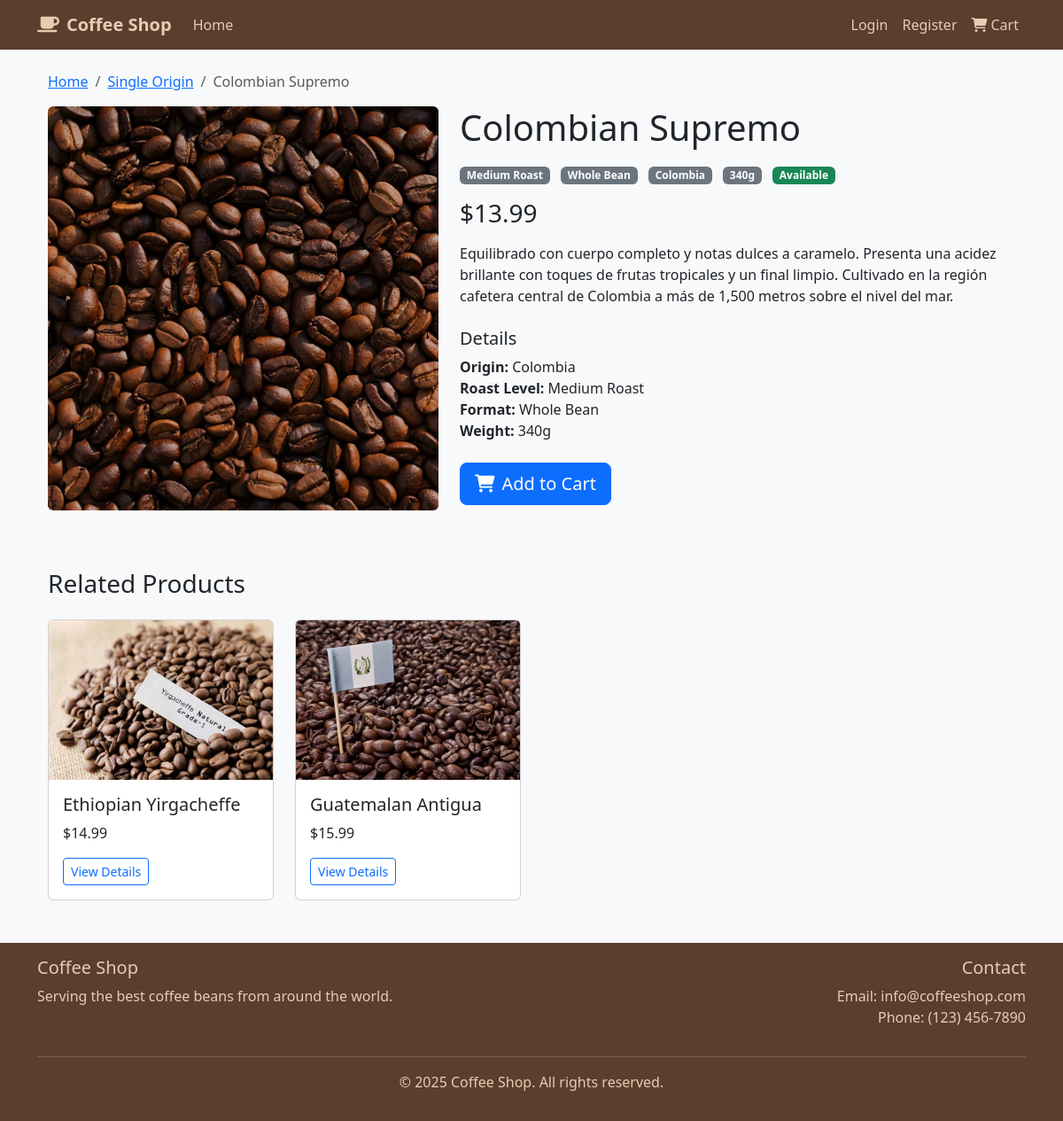
/product/5/, run on the app's committed database.
### store/models.py (models this page shows, shortened)
class Product(models.Model):
    ROAST_CHOICES = [
        ('light', 'Light Roast'),
        ('medium', 'Medium Roast'),
        ('dark', 'Dark Roast'),
        ('espresso', 'Espresso Roast'),
    ]
    FORMAT_CHOICES = [
        ('whole_bean', 'Whole Bean'),
        ('ground', 'Ground'),
        ('capsule', 'Capsules'),
    ]
    name = models.CharField(max_length=200)
    category = models.ForeignKey(Category, on_delete=models.CASCADE, related_name='products')
    description = models.TextField(max_length=2000)
    price = models.DecimalField(max_digits=8, decimal_places=2)
    stock = models.IntegerField(default=0)
    image = models.ImageField(
        upload_to=product_image_path,
        blank=True,
        null=True,
        validators=[validate_image],
        help_text="Upload product image (max 5MB, JPG/PNG/GIF only)"
    )
    roast_level = models.CharField(max_length=20, choices=ROAST_CHOICES)
    origin = models.CharField(max_length=100)
    format = models.CharField(max_length=20, choices=FORMAT_CHOICES)
    weight = models.IntegerField(help_text="Weight in grams")
    created_at = models.DateTimeField(auto_now_add=True)
    updated_at = models.DateTimeField(auto_now=True)
    is_available = models.BooleanField(default=True)
    class Meta:
        ordering = ['name']

class Category(models.Model):
    name = models.CharField(max_length=200, unique=True)
    description = models.TextField(blank=True, max_length=1000)
    class Meta:
        verbose_name_plural = 'Categories'
        ordering = ['name']

### store/views.py (the view)
# urls.py: path('product/<int:pk>/', views.customer_product_detail, name="customer_product_detail"),
def customer_product_detail(request, pk):
    try:
        logger.info(f"customer_product_detail llamado con pk={pk}")
        try:
            pk = int(pk)
            logger.info(f"pk convertido a entero: {pk}")
        except (ValueError, TypeError):
            logger.error(f"pk inválido: {pk} no es un número")
            raise Http404("Invalid product ID")
        logger.info(f"Buscando producto con pk={pk}")
        product = get_object_or_404(Product, pk=pk)
        logger.info(f"Producto encontrado: {product.name} (ID: {pk})")
        try:
            related_products = Product.objects.filter(
                category=product.category,
                is_available=True
            ).exclude(pk=pk)[:4]
            logger.info(f"Productos relacionados encontrados: {related_products.count()}")
        except Exception as e:
            logger.error(f"Error obteniendo productos relacionados: {str(e)}")
            related_products = []
        context = {
            'product': product,
            'related_products': related_products
        }
        logger.info(f"Renderizando template para producto {pk}")
        return render(request, 'store/customer_product_detail.html', context)
    except Http404:
        logger.warning(f"Producto con pk={pk} no encontrado - Http404")
        raise
    except Exception as e:
        logger.error(f"Error inesperado en customer_product_detail para pk={pk}: {str(e)}")
        if getattr(settings, 'DEBUG', False):
            raise e
        from django.http import Http404
        raise Http404(f"Product with ID {pk} not found")

### store/templates/store/customer_product_detail.html (shortened to what this page needs)
{% extends 'store/main.html' %}
{% load static %}
{% block content %}
<div class="container">
    <nav aria-label="breadcrumb">
        <ol class="breadcrumb">
            <li class="breadcrumb-item"><a href="{% url 'store' %}">Home</a></li>
            <li class="breadcrumb-item"><a href="{% url 'customer_category_detail' product.category.id %}">{{ product.category.name }}</a></li>
            <li class="breadcrumb-item active" aria-current="page">{{ product.name }}</li>
        </ol>
    </nav>
    <div class="row">
        <div class="col-md-5">
            {% if product.image %}
                <img src="{{ product.image.url }}" class="img-fluid rounded" alt="{{ product.name }}">
            {% else %}
                <img src="https://via.placeholder.com/500x500?text=Coffee+Product" class="img-fluid rounded" alt="{{ product.name }}">
            {% endif %}
        </div>
        <div class="col-md-7">
            <h1 class="mb-3">{{ product.name }}</h1>
            <div class="mb-3">
                <span class="badge bg-secondary me-2">{{ product.get_roast_level_display }}</span>
                <span class="badge bg-secondary me-2">{{ product.get_format_display }}</span>
                <span class="badge bg-secondary me-2">{{ product.origin }}</span>
                <span class="badge bg-secondary me-2">{{ product.weight }}g</span>
                <span class="badge {% if product.is_available %}bg-success{% else %}bg-danger{% endif %}">
                    {% if product.is_available %}Available{% else %}Not Available{% endif %}
                </span>
            </div>
            <h3 class="mb-3">${{ product.price }}</h3>
            <p class="mb-4">{{ product.description }}</p>
            <div class="mb-4">
                <h5>Details</h5>
                <ul class="list-unstyled">
                    <li><strong>Origin:</strong> {{ product.origin }}</li>
                    <li><strong>Roast Level:</strong> {{ product.get_roast_level_display }}</li>
                    <li><strong>Format:</strong> {{ product.get_format_display }}</li>
                    <li><strong>Weight:</strong> {{ product.weight }}g</li>
                </ul>
            </div>
            <div class="d-grid gap-2 d-md-block mb-4">
                <a href="{% url 'add_to_cart' product.id %}" class="btn btn-primary btn-lg" {% if not product.is_available %}disabled{% endif %}>
                    <i class="fas fa-shopping-cart me-2"></i>Add to Cart
                </a>
            </div>
        </div>
    </div>
    {% if related_products %}
    <div class="row mt-5">
        <div class="col-12">
            <h3 class="mb-4">Related Products</h3>
            <div class="row">
                {% for related in related_products %}
                <div class="col-md-3 mb-4">
                    <div class="card h-100">
                        {% if related.image %}
                            <img src="{{ related.image.url }}" class="card-img-top product-img" alt="{{ related.name }}" style="height: 180px; object-fit: cover;">
                        {% else %}
                            <img src="https://via.placeholder.com/300x200?text=Coffee+Product" class="card-img-top product-img" alt="{{ related.name }}" style="height: 180px; object-fit: cover;">
                        {% endif %}
                        <div class="card-body">
                            <h5 class="card-title">{{ related.name }}</h5>
                            <p class="card-text">${{ related.price }}</p>
                            <a href="{% url 'customer_product_detail' related.id %}" class="btn btn-sm btn-outline-primary">View Details</a>
                        </div>
                    </div>
                </div>
                {% endfor %}
            </div>
        </div>
    </div>
    {% endif %}
</div>
{% endblock %}

### store/templates/store/main.html (style rules this page uses)
body { background-color: #f8f9fa; font-family: 'Segoe UI', Tahoma, Geneva, Verdana, sans-serif; }

### data on the page
Product: category.name "Single Origin", name "Colombian Supremo", image (picture), roast_level "Medium Roast", format "Whole Bean", origin "Colombia", weight "340", price "13.99", description "Equilibrado con cuerpo completo y notas dulces a caramelo. Presenta una acidez brillante con toques de frutas tropicales y un final limpio. Cultivado en la región cafetera central de Colombia a más de 1,500 metros sobre el nivel del mar."
Product: image (picture), name "Ethiopian Yirgacheffe", price "14.99"
Product: image (picture), name "Guatemalan Antigua", price "15.99"
